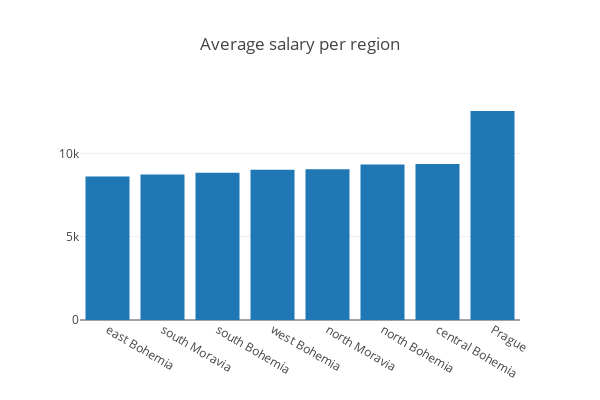

Source (notebook cell):
### Code cell
#Plotting average salary per regions
trace0 = go.Bar (
    x = region_salary_df.index,
    y = region_salary_df ['A11'], 
) 
data = [trace0]
layout = go.Layout (title = 'Average salary per region', autosize= False, width= 600, height= 400,
                    )
fig = go.Figure (data=data, layout = layout)
py.iplot (fig, filename = 'Salaries')

### Figure 1 — Plotly figure (JSON) as saved in the notebook; plotly's stock layout.template omitted (floating-point values rounded to 4 significant figures)
{"data": [{"type": "bar", "uid": "b3fe0da4-0e2b-40a8-9e34-0ace50b3b922", "x": ["east Bohemia", "south Moravia", "south Bohemia", "west Bohemia", "north Moravia", "north Bohemia", "central Bohemia", "Prague"], "y": [8611.0, 8728.0, 8832.0, 9015.0, 9049.0, 9334.0, 9357.0, 12541]}], "layout": {"autosize": false, "height": 400, "title": {"text": "Average salary per region"}, "width": 600}}
